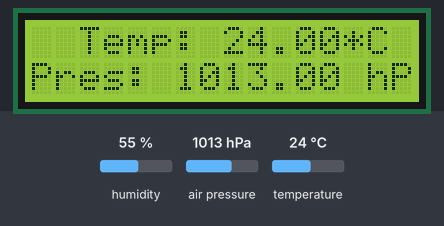
Bench run of a sketch on a simulated ESP8266 (NodeMCU). Parts: 16×2 character LCD. The test bench sets the inputs (shaded band); at power-on: humidity 55 %, air pressure 1013 hPa, temperature 24 °C. WiFi joins after 1.5 s; servers stay silent unless stated; what the sketch prints to the serial monitor is not drawn.

Above: at 3.3 s.
3.4 s: humidity set to 22 %
At 4.7 s:
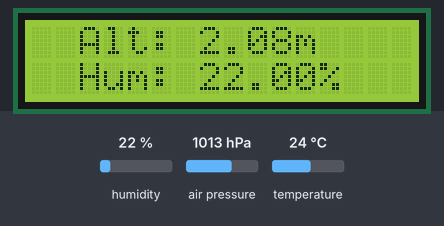
14.8 s: air pressure set to 952 hPa
At 17.8 s:
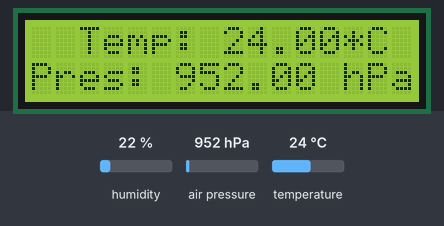
20.8 s: temperature set to 12 °C
At 22.7 s:
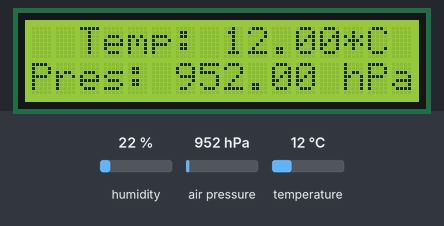
25.9 s: humidity set to 40 %
At 30.0 s:
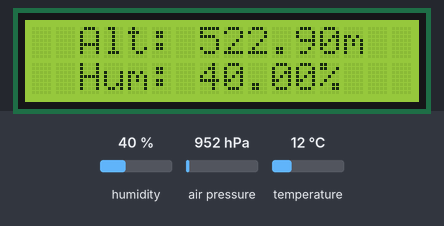
30.9 s: air pressure set to 975 hPa
At 39.0 s:
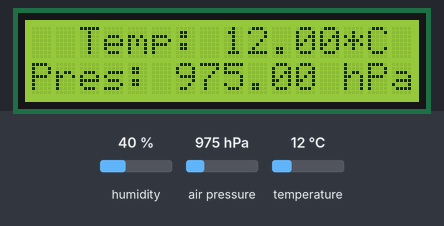
Timing chart, 0 to 40.5 s (numbered marks = the images above; inputs shaded):
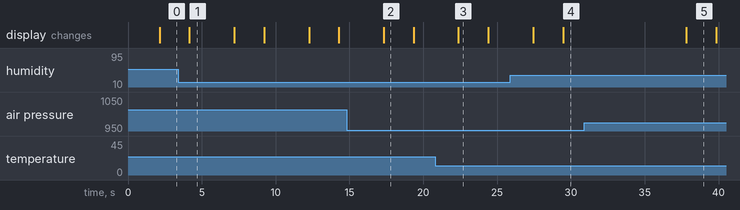

Measured:
- after the input at 3.4 s, the display: changes after 0.77 s (image 1)
- after the input at 14.8 s, the display: changes after 2.5 s (image 2)
- after the input at 20.8 s, the display: changes after 1.6 s (image 3)
- after the input at 25.9 s, the display: first differs from a run without the input after 3.6 s (image 4)
- after the input at 30.9 s, the display: changes after 6.9 s (image 5)
- what the display in image 1 shows lasts 3.0 s, from 4.2 s to 7.2 s
- what the display in image 2 shows lasts 2.0 s, from 17.3 s to 19.3 s

The sketch:

IOT_WEATHER_STATION_USING_THINGSPEAK__BMP280_AND_ESP8266.ino
```cpp
#include <LiquidCrystal_I2C.h>
#include <Wire.h>
#include <Adafruit_Sensor.h>
#include <Adafruit_BME280.h>
#include "ThingSpeak.h"
#include <ESP8266WiFi.h>

const char* ssid = "wesley";   // your network SSID (name)
const char* password = "wesley100";   // your network password

WiFiClient  client;

unsigned long myChannelNumber = 1573765;
const char * myWriteAPIKey = "ZU5J02997PWS2M4N";

// Timer variables
unsigned long lastTime = 0;
unsigned long timerDelay = 30000;

// Variable to hold temperature readings
float temperatureC;
float pressure;
float humidity;
float altitude;

#define SEALEVELPRESSURE_HPA (1013.25)

Adafruit_BME280 bme; // I2C
//Adafruit_BME280 bme(BME_CS); // hardware SPI
//Adafruit_BME280 bme(BME_CS, BME_MOSI, BME_MISO, BME_SCK); // software SPI

unsigned long delayTime;

// set the LCD number of columns and rows
int lcdColumns = 16;
int lcdRows = 2;

// set LCD address, number of columns and rows
// if you don't know your display address, run an I2C scanner sketch
LiquidCrystal_I2C lcd(0x27, lcdColumns, lcdRows);

void setup(){
  Serial.begin(115200);  //Initialize serial
  WiFi.mode(WIFI_STA);
  ThingSpeak.begin(client);  // Initialize ThingSpeak
  lcd.init();
  lcd.backlight();
  lcd.setCursor(2, 0);
  lcd.print("IOT WEATHER");
  lcd.setCursor(1, 1);
  lcd.print("MONITORING SYS");
  delay(2000);
  bool status;
  status = bme.begin(0x76);
  if (!status) {
    lcd.setCursor(0, 0);
    lcd.println("BME280 Error!!!");
    while (1);
  }

  lcd.setCursor(0, 1);
  lcd.print("-- Default Test --");
  delayTime = 1000;

}


void printValues() {
  lcd.clear();
  lcd.setCursor(2, 0);
  lcd.print("Temp: ");
  lcd.print(bme.readTemperature());
  lcd.print("*C");

  // Convert temperature to Fahrenheit
  /*Serial.print("Temperature = ");
  Serial.print(1.8 * bme.readTemperature() + 32);
  Serial.println(" *F");*/
  lcd.setCursor(0, 1);
  lcd.print("Pres: ");
  lcd.print(bme.readPressure() / 100.0F);
  lcd.print(" hPa");
  delay(2000);

  lcd.clear();
  lcd.setCursor(2, 0);
  lcd.print("Alt: ");
  lcd.print(bme.readAltitude(SEALEVELPRESSURE_HPA));
  lcd.print("m");

  lcd.setCursor(2, 1);
  lcd.print("Hum: ");
  lcd.print(bme.readHumidity());
  lcd.print("%");

  delay(2000);

}

void loop(){
  if ((millis() - lastTime) > timerDelay) {

    // Connect or reconnect to WiFi
    if(WiFi.status() != WL_CONNECTED){
      Serial.print("Attempting to connect");
      while(WiFi.status() != WL_CONNECTED){
        WiFi.begin(ssid, password);
        delay(5000);
      }
      Serial.println("\nConnected.");
    }

    // Get a new temperature reading
    temperatureC = bme.readTemperature();
    pressure = bme.readPressure() / 100.0F;
    humidity = bme.readHumidity();
    altitude = bme.readAltitude(SEALEVELPRESSURE_HPA);
    Serial.println(temperatureC);
    Serial.println(pressure);
    Serial.println(humidity);
    Serial.println(altitude);


    //uncomment if you want to get temperature in Fahrenheit
    /*temperatureF = 1.8 * bme.readTemperature() + 32;
    Serial.print("Temperature (ºC): ");
    Serial.println(temperatureF);*/

    ThingSpeak.setField(1, temperatureC);
    ThingSpeak.setField(2, pressure);
    ThingSpeak.setField(3, humidity);
    ThingSpeak.setField(4, altitude);
    // Write to ThingSpeak. There are up to 8 fields in a channel, allowing you to store up to 8 different
    // pieces of information in a channel.  Here, we write to field 1.
    int x = ThingSpeak.writeFields(myChannelNumber, myWriteAPIKey);

    //uncomment if you want to get temperature in Fahrenheit
    //int x = ThingSpeak.writeField(myChannelNumber, 1, temperatureF, myWriteAPIKey);

    /*if(x == 200){
      Serial.println("Channel update successful.");
    }
    else{
      Serial.println("Problem updating channel. HTTP error code " + String(x));
    }*/
    lastTime = millis();
  }

  printValues();
  delay(delayTime);
}
```
